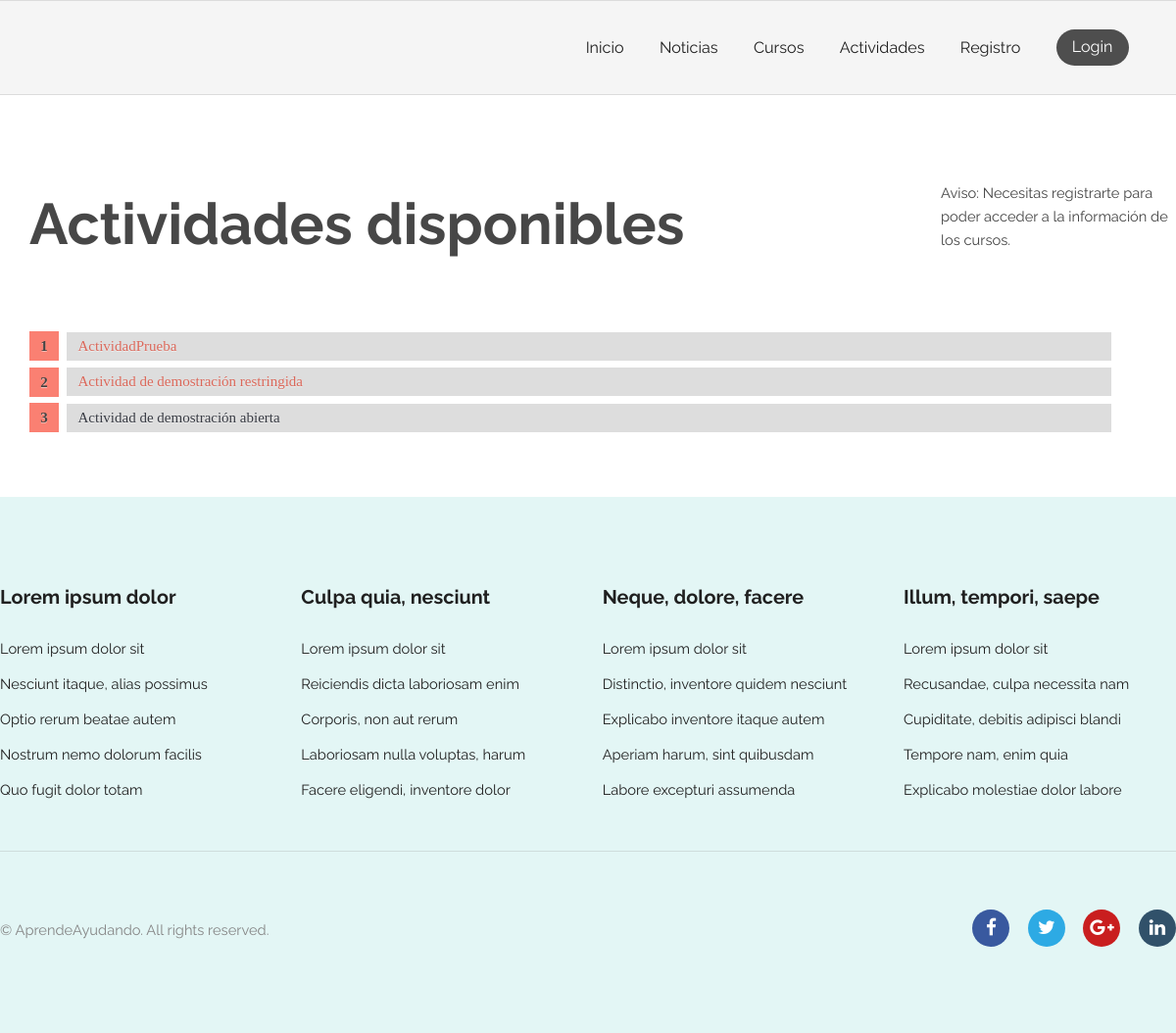
The page /activity/ on the database its author committed.
### activity/models.py (models this page shows, shortened)
class Activity(models.Model):
    title = models.CharField(max_length=200)
    pub_date = models.DateTimeField(verbose_name="date published", auto_now_add=True)
    enrolled_users = models.ManyToManyField(get_user_model(), related_name="activities", blank=True)
    banned_users = models.ManyToManyField(get_user_model(), related_name="bannedActivities", blank=True)
    entity = models.ForeignKey(get_user_model(), null=True, on_delete=models.CASCADE, limit_choices_to={'groups__name':'EntidadPublicoPrivada'})
    restricted_entry = models.BooleanField(null=True) #Aun falta añadir esta funcionalidad(recordad hacer el makemigrations->migrate si lo implementais)
    description = models.CharField(max_length=1000)
    class Meta:
        verbose_name = "Actividad"
        verbose_name_plural = "Actividades"

### activity/views.py (the view)
# urls.py: path('', views.index, name='index'), # /activity/
def index(request):
    activityList = Activity.objects.order_by('-pub_date')[:5]
    is_entity = False
    if request.user.has_perm('activity.add_activity'):
        is_entity = True
    context = {
        'activityList': activityList,
        'is_entity': is_entity
    }
    return render(request, 'activity/index.html', context)

### AprendeAyudando/templatetags/auth_extras.py (called while the page is built)
@register.filter(name='has_group')
def has_group(user, group_name):
    try:
        group = Group.objects.get(name=group_name)
        return True if group in user.groups.all() else False
    except Group.DoesNotExist:
        return False

@register.filter(name='is_guest')
def is_guest(user):
    return not user.is_authenticated

@register.filter(name='is_owner')
def is_owner(user, request_user):
    return True if user==request_user else False

### AprendeAyudando/templates/activity/index.html (shortened to what this page needs)
{% extends "registration/base.html" %}
{% block content %}
<section class="wrapper login">
    {% load static %}
    {% load auth_extras %}
    <link rel="stylesheet" type="text/css" href="{% static 'activity/style.css' %}">
    <div class="container 100% listaActividades">
        <div class="activityElement">
            <div class="activityElementLeft">
                {% if filtered_by_enrolled %}
                    <h2 class="activityTitle">Tus actividades</h2>
                {% else %}
                    <h2 class="activityTitle">Actividades disponibles</h2>
                {% endif %}
            </div>
            <div class="activityElementRight">
                {% if is_entity %}
                    <a style="margin-top: 25px;" href="{% url 'activity:create' %}" class="button pink">Añadir actividad</a>
                {% elif user|has_group:"Profesor" %}
                    <p>Aviso: Necesitas ser Estudiante para poder acceder a la información de las actividades restringidas.</p>
                {% elif user|is_guest %}
                    <p>Aviso: Necesitas registrarte para poder acceder a la información de los cursos.</p>
                {% endif %}
            </div>
            <div class="activityElementContent">
                {% if activityList %}
                <ol id="prettyList" style="width:92%;">
                    {% for activity in activityList %}
                        {% if user|is_owner:activity.entity or user|has_group:"Estudiante" or user.is_superuser or not activity.restricted_entry %}
                            <li id="prettyListItem"><a href="{% url 'activity:join' activity.id %}">{{ activity.title }}</a></li>
                        {% else %}
                            <li id="prettyListItem"><span style="color:#db685a;">{{ activity.title }}</span></li>
                        {% endif %}
                    {% endfor %}
                </ol>
                {% else %}
                    <p>Lo sentimos, no hay actividades disponibles.</p>
                {% endif %}
            </div>
        </div>
    </div>
</section>
{% endblock %}

### AprendeAyudando/static/general/css/skel.css (style rules this page uses)
html,body,div,span,applet,object,iframe,h1,h2,h3,h4,h5,h6,p,blockquote,pre,a,abbr,acronym,address,big,cite,code,del,dfn,em,img,ins,kbd,q,s,samp,small,strike,strong,sub,sup,tt,var,b,u,i,center,dl,dt,dd,ol,ul,li,fieldset,form,label,legend,table,caption,tbody,tfoot,thead,tr,th,td,article,aside,canvas,details,embed,figure,figcaption,footer,header,hgroup,menu,nav,output,ruby,section,summary,time,mark,audio,video { margin:0;padding:0;border:0;font-size:100%;font:inherit;vertical-align:baseline; }
article,aside,details,figcaption,figure,footer,header,hgroup,menu,nav,section { display:block; }
body { line-height:1; }
ol,ul { list-style:none; }
body { -webkit-text-size-adjust:none }
*, *:before, *:after { -moz-box-sizing: border-box; -webkit-box-sizing: border-box; box-sizing: border-box; }
.container { margin-left: auto; margin-right: auto; width: 1200px; }

### AprendeAyudando/static/general/css/style.css (style rules this page uses)
body { background: #fff; }
body, input, select, textarea { color: #444; font-family: "Raleway", Helvetica, sans-serif; font-size: 13pt; font-weight: 400; line-height: 1.65em; }
a { color: #383b43; text-decoration: none; }
p { margin: 0 0 2em 0; }
h1, h2, h3, h4, h5, h6 { color: #474747; font-weight: 700; line-height: 1em; margin: 0 0 1em 0; }
h2 { font-size: 1.75em; line-height: 1.5em; }
ol { list-style: decimal; margin: 0 0 2em 0; padding-left: 1.25em; }
ol li { padding-left: 0.25em; }
.login { padding-bottom: 10em; }
.login h2 { font-size: 4em; }
.wrapper { padding: 6em 0em 4em; }

### AprendeAyudando/static/general/css/style-xlarge.css (style rules this page uses)
body, input, select, textarea { font-size: 11pt; }

### AprendeAyudando/static/activity/style.css (style rules this page uses)
.activityTitle { font-size: xx-large; padding-left: 30px; }
.activityElement { display: grid; grid-template-columns: 4fr 1fr; grid-template-rows: repeat(1, 1fr); grid-column-gap: 0px; grid-row-gap: 0px; grid-auto-rows: auto; }
.activityElementLeft { grid-area: 1 / 1 / 2 / 2; }
.activityElementRight { grid-area: 1 / 2 / 2 / 3; }
.activityElementContent { grid-area: 2 / 1 / 3 / 3; }
.listaActividades ol { counter-reset: li; list-style: none; *list-style: decimal; font: 15px 'trebuchet MS', 'lucida sans'; padding: 0; margin-bottom: 4em; text-shadow: 0 1px 0 rgba(255,255,255,.5); }
.listaActividades ol { margin: 0 0 0 2em; }
.listaActividades li { position: relative; display: block; padding: .4em .4em .4em .8em; *padding: .4em; margin: .5em 0 .5em 2.5em; background: #ddd; color: #444; text-decoration: none; transition: all .3s ease-out; }
.listaActividades li:before { content: counter(li); counter-increment: li; position: absolute; left: -2.5em; top: 50%; margin-top: -1em; background: #fa8072; height: 2em; width: 2em; line-height: 2em; text-align: center; font-weight: bold; }
.listaActividades li:after { position: absolute; content: ''; border: .5em solid transparent; left: -1em; top: 50%; margin-top: -.5em; transition: all .3s ease-out; }

### rows shown on the page
Activity: title "ActividadPrueba"
Activity: title "Actividad de demostración restringida"
Activity: title "Actividad de demostración abierta"
